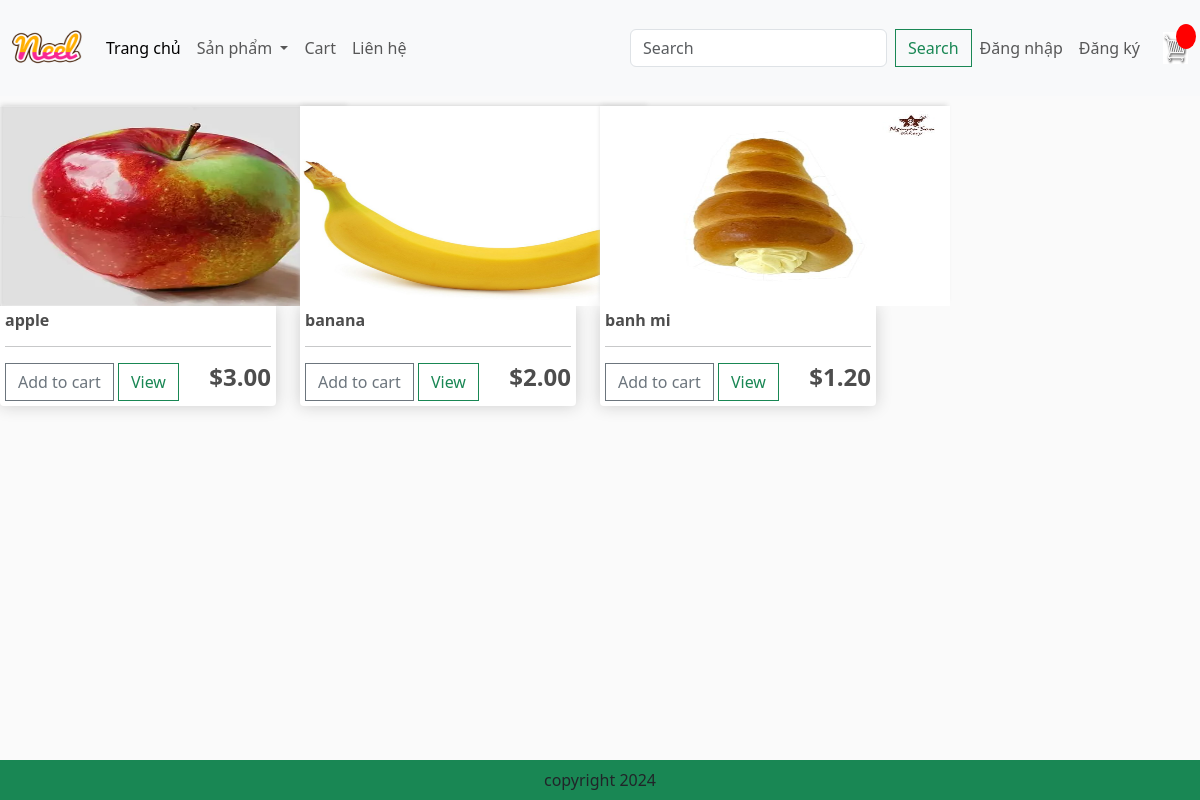
Screenshot of /category/?category=food with the database file from the repository.
### app/models.py (models this page shows, shortened)
class Product(models.Model):
    category = models.ForeignKey(Category, related_name='products', on_delete=models.CASCADE, null=True)
    name = models.CharField(max_length=200, null=True)
    price = models.FloatField()
    digital = models.BooleanField(default=False, null=True, blank=False)
    image = models.ImageField(null=True, blank=True)
    detail = models.TextField(null=True, blank=True)
    @property
    def ImageURL(self):
        try:
            url = self.image.url
        except:
            url = ''
        return url

### app/views.py (the view)
# urls.py: path('category/', views.category, name='category'),
def category(request):
    categories = Category.objects.filter(is_sub=False)
    active_category = request.GET.get('category', '')
    products = []
    if active_category:
        products = Product.objects.filter(category__slug=active_category)
    context = {'categories': categories, 'products': products, 'active_category': active_category}
    return render(request, 'app/category.html', context)

### app/templates/app/category.html (shortened to what this page needs)
{% extends 'app/base.html' %}
{% load static %}
        {% block search %}
        <div class = "row" style="width: 100%">
            {% for product in products %}
            <div class = "col-lg-3">
                <img class = "thumbnail" src = "{{product.ImageURL}}" >
                <div class = "box-element product">
                <h6><strong>{{product.name}}</strong></h6>
                <hr>
                <button data-product = {{product.id}} data-action = "add" class = "btn btn-outline-secondary add-btn update-cart">Add to cart</button>
                <a class = "btn btn-outline-success" href = "#">View</a>
                <h4 style="display: inline-block; float: right"><strong>${{product.price | floatformat:2}}</strong></h4>
                </div>
            </div>
            {% endfor %}
        </div>
        {% endblock search %}

### app/static/app/css/main.css (style rules this page uses)
body { background-color: hsl(0, 0%, 98%); }
h1,h2,h3,h4,h5,h6 { color:hsl(0, 0%, 30%); }
.box-element { box-shadow:hsl(0, 0%, 80%) 0 0 16px; background-color: #fff; border-radius: 4px; padding: 5px; }
.thumbnail { width: 350px; height:200px; -webkit-box-shadow: -1px -3px 5px -2px rgba(214,214,214,1); -moz-box-shadow: -1px -3px 5px -2px rgba(214,214,214,1); box-shadow: -1px -3px 5px -2px rgba(214,214,214,1); }
.product { border-radius: 0 0 4px 4px; }
.col-lg-3, .col-lg-4, .col-lg-6, .col-lg-8, .col-lg-12 { margin-top: 10px; }
.btn { border-radius: 0; }

### rows the page displays
Product: ImageURL (picture), name "apple", price "3.00"
Product: ImageURL (picture), name "banana", price "2.00"
Product: ImageURL (picture), name "banh mi", price "1.20"
